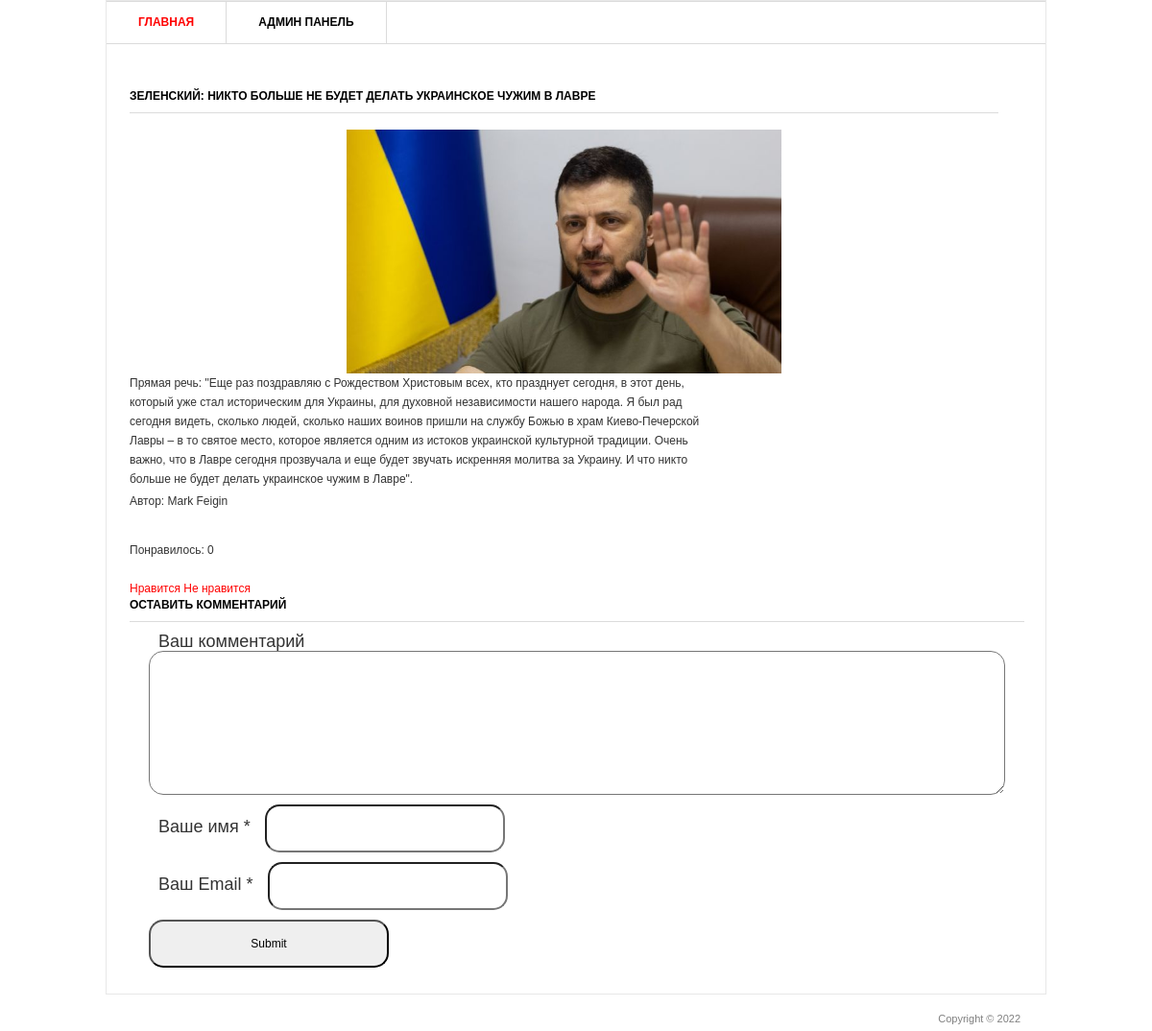
Page /2/ on the committed database.
### blog/models.py (models this page shows, shortened)
class Post(models.Model):
    title = models.CharField('Заголовок записи', max_length=100)
    description = models.TextField('Текст записи')
    author = models.CharField('автор', max_length=100)
    date = models.DateTimeField('Дата публикации')
    img = models.ImageField('изображение', upload_to='image/%Y')
    class Meta:
        verbose_name = 'Запись'
        verbose_name_plural = 'Записи'

### blog/views.py (the view)
# urls.py: path('<int:pk>/', views.PostDetail.as_view()),
class PostDetail(View):
    def get(self, request, pk):
        post = Post.objects.get(id=pk)
        return render(request, 'blog/blog_detail.html', {'post': post})

### templates/blog/blog_detail.html (shortened to what this page needs)
{% load static %}
<html >
<head>
   <link rel="stylesheet" href="{% static 'css/style.css' %}" type="text/css" media="all" />
</head>
<body>
<div class="shell">
	<div class="border">
		<div id="navigation">
			<ul>
			    <li><a href="/" class="active">Главная</a></li>
			    <li><a href="/admin">Админ панель</a></li>
			</ul>
		</div>
		<div id="main">
   			<div id="content" class="left">
      			<div class="projects">
         			<h3>{{ post.title }}</h3>
                  <p align="center">
                    <img src="{{ post.img.url }}" width="50%"/>
                  </p>
         			<div class="item">
						<div class="text left">
               				<p>{{ post.description }}</p>
               				<p>Автор:  {{ post.author }}</p>
            			</div>
         			</div>
     			 </div>
   			</div>
			<div>
				<br>
				<p>Понравилось: {{ post.likes_set.all.count }}</p>
				<br>
				<a href="{% url 'add_likes' post.id %}">Нравится</a>
				<a href="{% url 'del_likes' post.id %}">Не нравится</a>
			</div>
			<div class="form-comment">
				<h3>Оставить комментарий</h3>
				<div>
					<form action="{% url 'add_comments' post.id %}" method="post">
						<div>
							<label>Ваш комментарий</label>
							<textarea name="text_comments"></textarea>
						</div>
						<div>
							<label>Ваше имя *</label>
							<input type="text" name="name">
						</div>
						<div>
							<label>Ваш Email *</label>
							<input type="email" name="email">
						</div>
						<div><input type="submit"></div>
					</form>
				</div>
			</div>
		</div>
	</div>
	<div id="footer">
		<p class="copy right">Copyright &copy;  2022 </p>
	</div>
</div>
</body>
</html>

### static/css/style.css (style rules this page uses)
* { margin: 0; padding: 0; outline:0; }
body { font-size: 12px; line-height: 20px; font-family: Georgia, Arial, Helvetica, Sans-Serif; color: #333; background: url() repeat 0 0; }
a { color: #ff0000; text-decoration: none; cursor:pointer; }
input, textarea, select { font-family: Arial, Helvetica, sans-serif; font-size:12px; }
textarea { overflow:auto; }
.left, .alignleft { float: left; display: inline; }
.right, .alignright { float: right; display: inline; }
.shell { width: 980px; margin: 0 auto; }
.border { border: 1px solid #e8e8e8; background: #fff; position: relative; }
#navigation { height: 43px; border-top: 1px solid #dbdbdb; border-bottom: 1px solid #dbdbdb; }
#navigation ul { list-style: none; }
#navigation ul li { float: left; height: 43px; border-right: 1px solid #dbdbdb; font-size: 12px; line-height: 43px; font-weight: bold; text-transform: uppercase; }
#navigation ul li a { float: left; height: 43px; color: #000; padding: 0 33px; }
#navigation ul li a:hover, #navigation ul li a.active { color: #ff0000; text-decoration: none; }
#main { width: 932px; padding: 37px 24px 17px 24px; }
#main h3 { font-size: 12px; line-height: 15px; color: #000; text-transform: uppercase; border-bottom: 1px solid #dbdbdb; padding: 0 0 9px 0; }
#content { width: 905px; }
.projects { padding: 10px 0 0 0; }
.projects h3 { margin: 0 0 17px 0; }
.projects .item { margin: 0 0 28px 0; }
.projects .text { width: 600px; }
.projects .text p { padding: 0 0 3px 0; }
#footer { font-family: Arial, sans-serif; font-size: 11px; line-height: 14px; color: #7f7f7f; padding: 18px 27px 20px 38px; }
.form-comment { font-size: 18px; }
.form-comment label { margin: 10px 10px; }
.form-comment input { border-radius: 15px; padding: 15px; height: 50px; width: 250px; }
.form-comment textarea { border-radius: 15px; padding: 15px; height: 150px; width: 100%; resize: vertical; }
.form-comment div { margin: 10px; }

### rows in the picture
Post: title "ЗЕЛЕНСКИЙ: НИКТО БОЛЬШЕ НЕ БУДЕТ ДЕЛАТЬ УКРАИНСКОЕ ЧУЖИМ В ЛАВРЕ", img (picture), description "Прямая речь: \"Еще раз поздравляю с Рождеством Христовым всех, кто празднует сегодня, в этот день, который уже стал историческим для Украины, для духовной независимости нашего народа. Я был рад сегодня видеть, сколько людей, сколько наших воинов пришли на службу Божью в храм Киево-Печерской Лавры – в то святое место, которое является одним из истоков украинской культурной традиции. Очень важно, что в Лавре сегодня прозвучала и еще будет звучать искренняя молитва за Украину. И что никто больше не будет делать украинское чужим в Лавре\".", author "Mark Feigin", likes_set.all.count "0"
